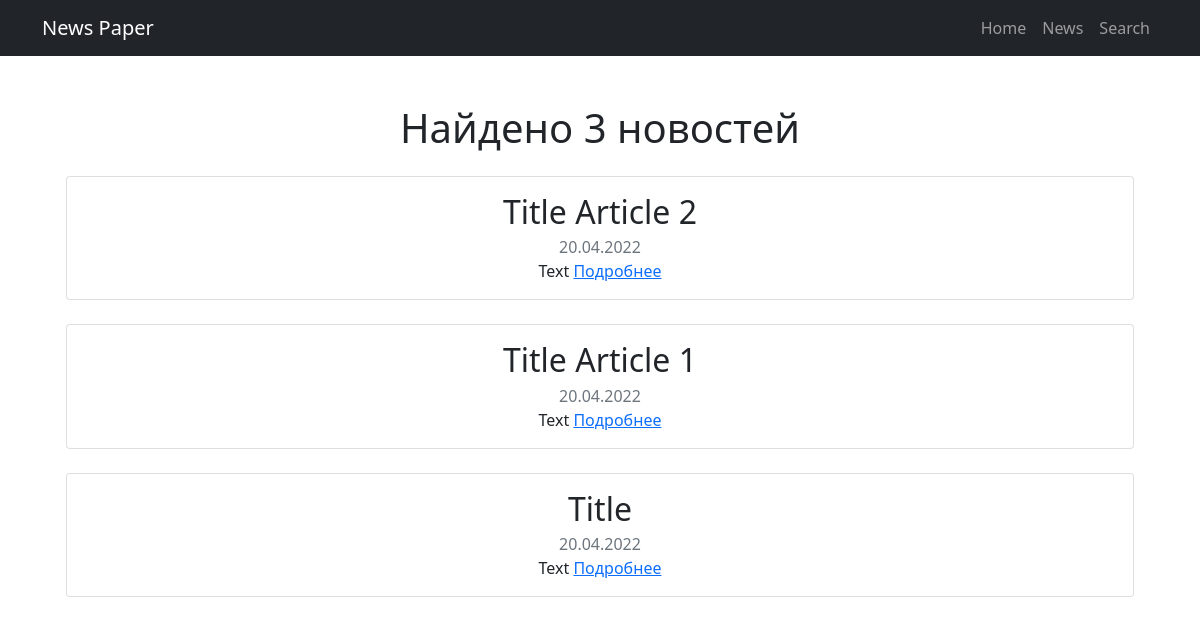
Before: /news/ with the older database file.
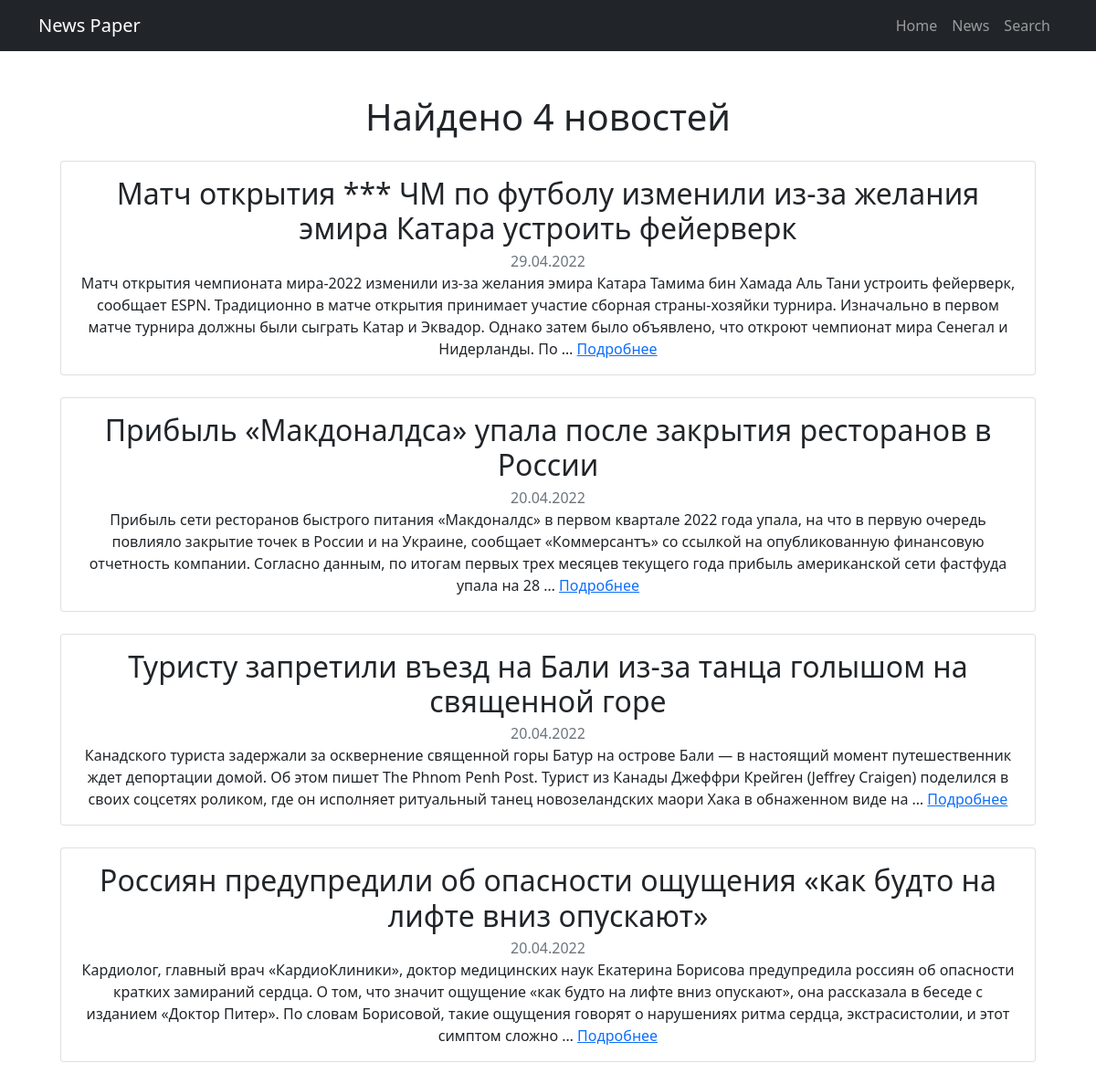
After: the same page with the newer database file.
### news/models.py (models this page shows, shortened)
class Post(models.Model):
    NEWS = "NW"
    ARTICLE = "AR"
    TYPE_CHOICES = [
        (NEWS, "news"),
        (ARTICLE, "article"),
    ]
    author = models.ForeignKey(Author, on_delete=models.CASCADE)
    type = models.CharField(max_length=2, choices=TYPE_CHOICES, default=ARTICLE)
    title = models.CharField(max_length=128)
    text = models.TextField()
    rating = models.SmallIntegerField(default=0)
    created_at = models.DateTimeField(auto_now_add=True)
    categories = models.ManyToManyField(Category, through="PostCategory")

### news/views.py (the view)
# urls.py: path("", NewsList.as_view()),
class NewsList(ListView):
    model = Post
    template_name = "news.html"
    context_object_name = "posts"
    ordering = ["-created_at"]
    paginate_by = 10

### news/templatetags/custom_filters.py (called while the page is built)
@register.filter(name="censor")
def censor(value):
    for bad_word in BAD_WORDS:
        for match in re.finditer(bad_word, value):
            value = value[: match.start()] + "*" * len(bad_word) + value[match.end() :]
    return value

@register.simple_tag(takes_context=True)
def filtered_posts(context, posts):
    return context["filter"].qs if context.get("search_enabled", False) else posts

### templates/news.html (shortened to what this page needs)
{% extends 'default.html' %}
{% load custom_filters %}
{% block content %}
<section class='page'>
  {% filtered_posts posts as posts %}
  <h1>Найдено {{ posts|length }} новостей </h1>
  {% for post in posts %}
  <div class='page__post card m-4'>
    <div class='card-body'>
      <h2 class='header__title card-title'>{{ post.title|censor }}</h2>
      <p class='header__created-at card-subtitle text-muted'>{{ post.created_at|date:"d.m.Y" }}</p>
      <p class='post__content card-text'>
        {{ post.text|censor|truncatewords:50 }}
        <a class='content__button card-link' href="/news/{{ post.id }}">Подробнее</a>
      </p>
    </div>
  </div>
  {% endfor %}
</section>
{% endblock content %}

### templates/default.html (shortened to what this page needs)
{% load static %}
<!DOCTYPE html>
<html lang="en">
<head>
  <link href="{% static 'css/styles.css' %}" rel="stylesheet" />
</head>
<body>
  <nav class="navbar navbar-expand-lg navbar-dark bg-dark">
    <div class="container">
      <a class="navbar-brand" href="/">News Paper</a>
      <div class="collapse navbar-collapse" id="navbarSupportedContent">
        <ul class="navbar-nav ms-auto mb-2 mb-lg-0">
          <li class="nav-item"><a class="nav-link" href="/">Home</a></li>
          <li class="nav-item"><a class="nav-link" href="/news">News</a></li>
          <li class="nav-item"><a class="nav-link" href="/news/search">Search</a></li>
        </ul>
      </div>
    </div>
  </nav>
  <div class="container">
    <div class="text-center mt-5">
      {% block content %}{% endblock content %}
    </div>
  </div>
</body>
</html>

Changed rows visible on the page:
added Post: title|censor "Матч открытия *** ЧМ по футболу изменили из-за желания эмира Катара устроить фейерверк", created_at "29.04.2022", text|censor "Матч открытия чемпионата мира-2022 изменили из-за желания эмира Катара Тамима бин Хамада Аль Тани устроить фейерверк, сообщает ESPN. Традиционно в матче открытия принимает участие сборная страны-хозяйки турнира. Изначально в первом матче турнира должны были сыграть Катар и Эквадор. Однако затем было объявлено, что откроют чемпионат мира Сенегал и Нидерланды. По …"
changed Post: title|censor "Title Article 2" → "Прибыль «Макдоналдса» упала после закрытия ресторанов в России"; text|censor "Text" → "Прибыль сети ресторанов быстрого питания «Макдоналдс» в первом квартале 2022 года упала, на что в первую очередь повлияло закрытие точек в России и на Украине, сообщает «Коммерсантъ» со ссылкой на опубликованную финансовую отчетность компании. Согласно данным, по итогам первых трех месяцев текущего года прибыль американской сети фастфуда упала на 28 …"
changed Post: title|censor "Title Article 1" → "Туристу запретили въезд на Бали из-за танца голышом на священной горе"; text|censor "Text" → "Канадского туриста задержали за осквернение священной горы Батур на острове Бали — в настоящий момент путешественник ждет депортации домой. Об этом пишет The Phnom Penh Post. Турист из Канады Джеффри Крейген (Jeffrey Craigen) поделился в своих соцсетях роликом, где он исполняет ритуальный танец новозеландских маори Хака в обнаженном виде на …"
changed Post: title|censor "Title" → "Россиян предупредили об опасности ощущения «как будто на лифте вниз опускают»"; text|censor "Text" → "Кардиолог, главный врач «КардиоКлиники», доктор медицинских наук Екатерина Борисова предупредила россиян об опасности кратких замираний сердца. О том, что значит ощущение «как будто на лифте вниз опускают», она рассказала в беседе с изданием «Доктор Питер». По словам Борисовой, такие ощущения говорят о нарушениях ритма сердца, экстрасистолии, и этот симптом сложно …"
Other visible differences:
{{ posts|length }}: "3" → "4"
